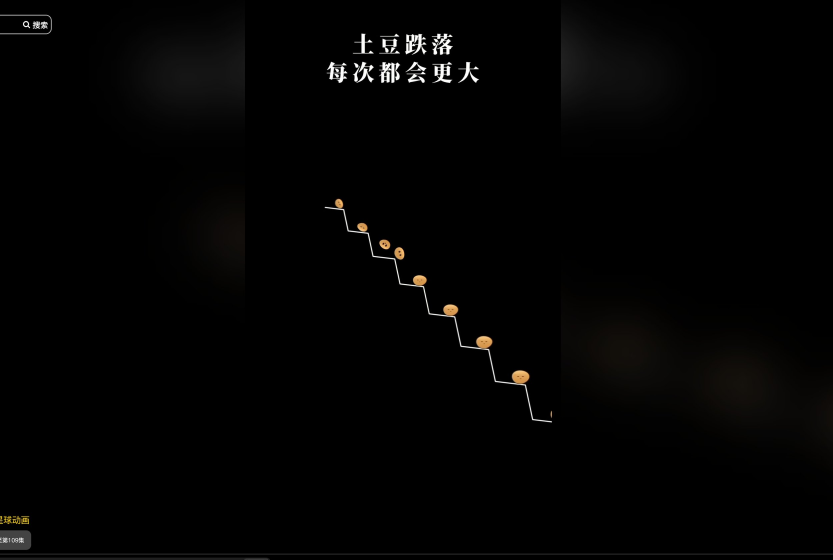
#> input picture projects/unassigned/potato-staircase-test/refs/ref-close-18s.jpg, 2498 x 1678 px (shown at 1/3 size)
$ python -i run_stills.py   (imports and definitions only)
#> lines starting #> are read from the running program, lines starting #| are printed output that depends on the picture
from __future__ import annotations

import argparse
import importlib.util
import json
import math
import sys
from threading import Lock
from datetime import datetime
from concurrent.futures import ThreadPoolExecutor
from pathlib import Path

from PIL import Image, ImageDraw

EP = Path(__file__).resolve().parents[1]
REPO = EP.parents[3]
PLAN_PATH = EP / "storyboard" / "SHOT_PLAN.json"
RULES_PATH = REPO / "rules" / "悬疑" / "visual.md"
POLICY_PATH = REPO / "shared" / "image-api" / "channel-policy.json"
GP_PATH = REPO / "projects" / "悬疑" / "visual-tests" / "20261114-pilot-8shots" / "gen_pilot.py"
IMAGE = EP / "image"
RAW, BG, CROPS, ANCHORS, COMPOSITES, QA = [IMAGE / p for p in
    ("stills-raw", "backgrounds", "crops", "anchors", "composites", "qa")]
# [2 lines not run here, left out]

spec = importlib.util.spec_from_file_location("suspense_image_api", GP_PATH)
gp = importlib.util.module_from_spec(spec)
sys.modules[spec.name] = gp
# [1 line not run here, left out]
gp.HERE, gp.RAW, gp.CROPS, gp.ANCH = IMAGE, RAW, CROPS, ANCHORS
gp.RULES, gp.POLICY = RULES_PATH, POLICY_PATH

# [1 line that did not run here, left out]
# [1 line that did not run here, left out]
POLICY = json.loads(POLICY_PATH.read_text(encoding="utf-8"))
#> (reads shared/image-api/channel-policy.json from the repository)
POLICY_NAME = POLICY["active"]
ROUTE = POLICY["policies"][POLICY_NAME]
CHANNEL_NAMES = ROUTE.get("parallel_channels") or [ROUTE["default_channel"]]
CHANNELS = []
# [5 lines not run here, left out]
MANIFEST_LOCK = Lock()
# [1 line that did not run here, left out]
CHAR_ANCHOR = ANCHORS / "linxu-turnsheet-v2.png"
VIEWS = {key: ANCHORS / f"{key}-v2.png" for key in ("front", "side", "back", "face")}


# [49 lines left out: functions character_description, make_character_sheet, not called in this run]


def location_text(scene: str) -> tuple[str, str, str]:
    loc = PLAN["locations"][scene]
    return ", ".join(loc["anchors"]), ", ".join(loc["decay"]), ", ".join(loc["life"])


# [45 lines left out: function image_prompt, not called in this run]


def compose_references(bg_path: Path, output: Path) -> Path:
#> called with output = 'out.png'
    with Image.open(bg_path) as src:
#> src is the input picture: PIL image 2498x1678 RGB; mean R, G, B 3.4, 3.1, 2.8
        bg = src.convert("RGB").resize((1000, 563), Image.Resampling.LANCZOS)
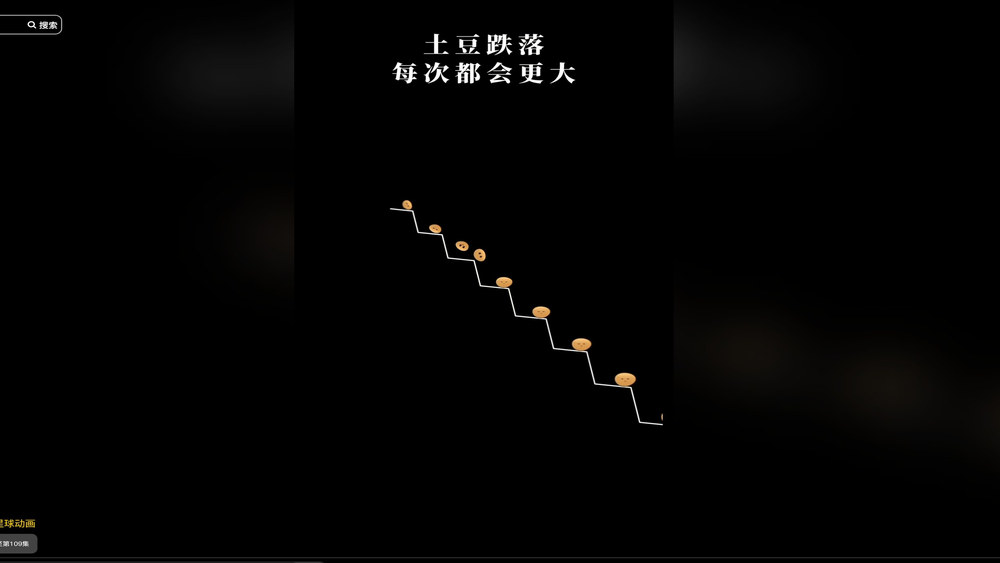
#> bg: PIL image 1000x563 RGB; mean R, G, B 3.4, 3.2, 2.8
#> (the run stopped early here; a loop or call above may not have finished)
